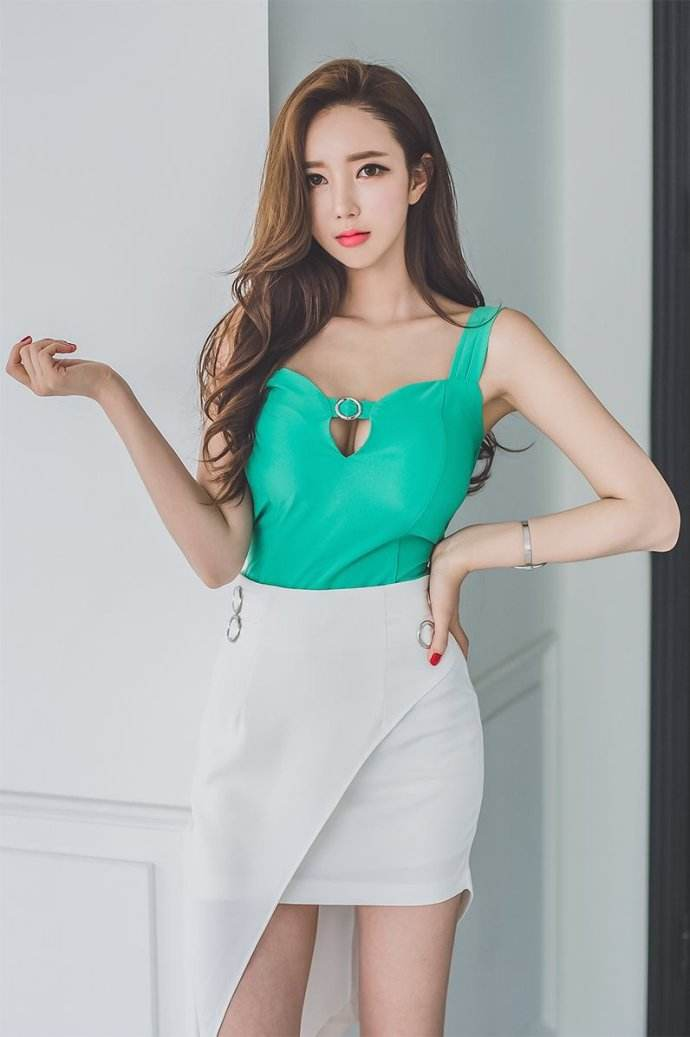
#> input picture 机器学习/testPic.jpg, 690 x 1037 px
$ python '人脸检测.py'
#> lines starting #> are read from the running program, lines starting #| are printed output that depends on the picture
#可以用几种特征来表示人脸的大致结构：眼睛、鼻子、前额、额骨和嘴，满足这些结构特征我们就认为这是一张人脸，为了提高运算速度，
#我们选择排除图片中不包含人脸的位置，称这个过程为级联过程。，但人脸的特征远比这几个复杂的多，OpenCV里常用的人脸特征有Haar特征和LBP特征。
#如果使用Haar特征，就需要使用Haar特征级联表作为训练集，在OpenCV根目录/sourse/data/  文件夹下
from numpy import *
import cv2
face_cascade = cv2.CascadeClassifier(r'C:\Users\Administrator\Desktop\opencv-3.4.1\opencv-3.4.1\data\haarcascades\haarcascade_frontalface_alt_tree.xml')
img = cv2.imread('testPic.jpg')
#> img is the input picture: shape (1037, 690, 3); mean B, G, R 172.5, 174.6, 167.2
gray = cv2.cvtColor(img, cv2.COLOR_BGR2GRAY)   #转换成gray，opencv使用灰度图像处理
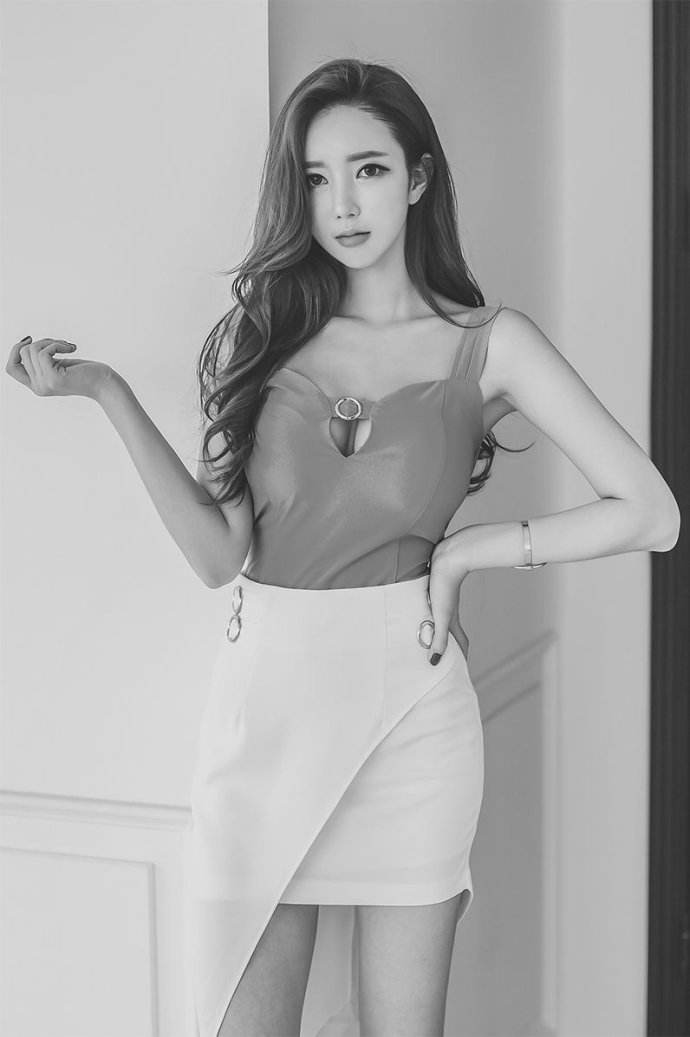
#> gray: shape (1037, 690); min 18, max 245, mean 172.1
faces = face_cascade.detectMultiScale(gray, 1.1, 0)
#> faces = ()
#detectMultiScale(需要识别的图片, 尺寸缩小比例, 3表示至少被检测4次才算真的目标)
# print(faces, type(faces))
for (x, y, w, h) in faces:   #绘制人脸边框
    cv2.rectangle(img, (x, y), (x + w, y + h), (0, 255, 0), 2)
#> this loop made 0 passes
cv2.imshow('img', img)
cv2.waitKey(0)
cv2.destroyAllWindows()
cv2.imwrite('testPic2.head.jpg', img)
print('end')
